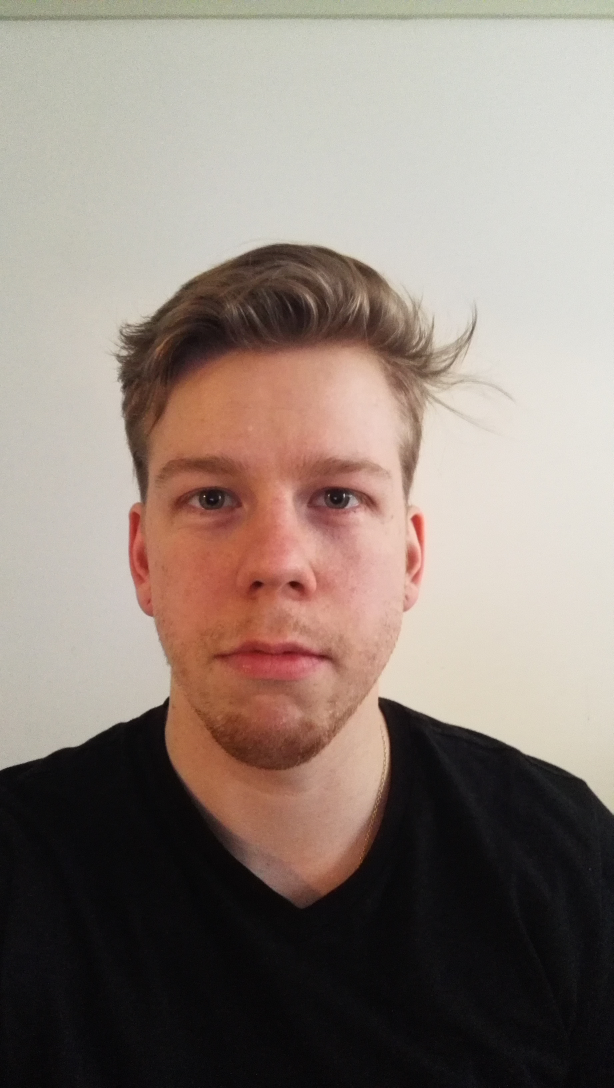
#> input picture juho_kangas.jpg, 1840 x 3264 px (shown at 1/3 size)
$ python img_to_ascii.py juho_kangas.jpg
#> lines starting #> are read from the running program, lines starting #| are printed output that depends on the picture
import sys
from PIL import Image

# passing the image as command line argument
image_path = sys.argv[1]
img = Image.open(image_path)
#> img is the input picture: PIL image 1840x3264 RGB; mean R, G, B 143.4, 129.8, 121.3

#resize the image
width, height = img.size
#> width = 1840; height = 3264
aspect_ratio = height/width
#> aspect_ratio = 1.77
new_width = 100
new_height = aspect_ratio * new_width * 0.35
#> new_height = 62.09
img = img.resize((new_width, int(new_height)))
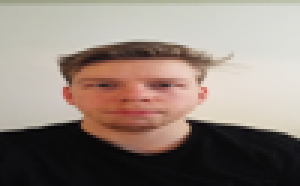
#> img: PIL image 100x62 RGB (shown 3 times larger); mean R, G, B 143.4, 129.8, 121.3
# new size of image
# print(img.size)

#convert img to grayscale
img = img.convert('L')
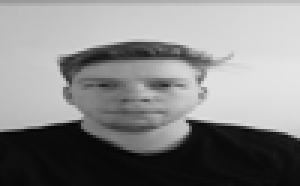
#> img: PIL image 100x62 L (shown 3 times larger); min 5, max 229, mean 132.9

pixels = img.getdata()

# replace each pixel with a character from array
chars = ["B","S","#","&","@","$","%","*","!",":","."]
new_pixels = [chars[pixel//25] for pixel in pixels]
#> new_pixels = 6200 items, first 6: '%', '%', '%', '%', '%', '%'
new_pixels = ''.join(new_pixels)

# split string of chars into multiple strings of length equal to new width and create a list
new_pixels_count = len(new_pixels)
#> new_pixels_count = 6200
ascii_image = [new_pixels[index:index + new_width] for index in range(0, new_pixels_count, new_width)]
#> ascii_image = 62 items
ascii_image = "\n".join(ascii_image)
print(ascii_image)

# write to a text file.
with open("ascii_image.txt", "w") as f:
 f.write(ascii_image)
